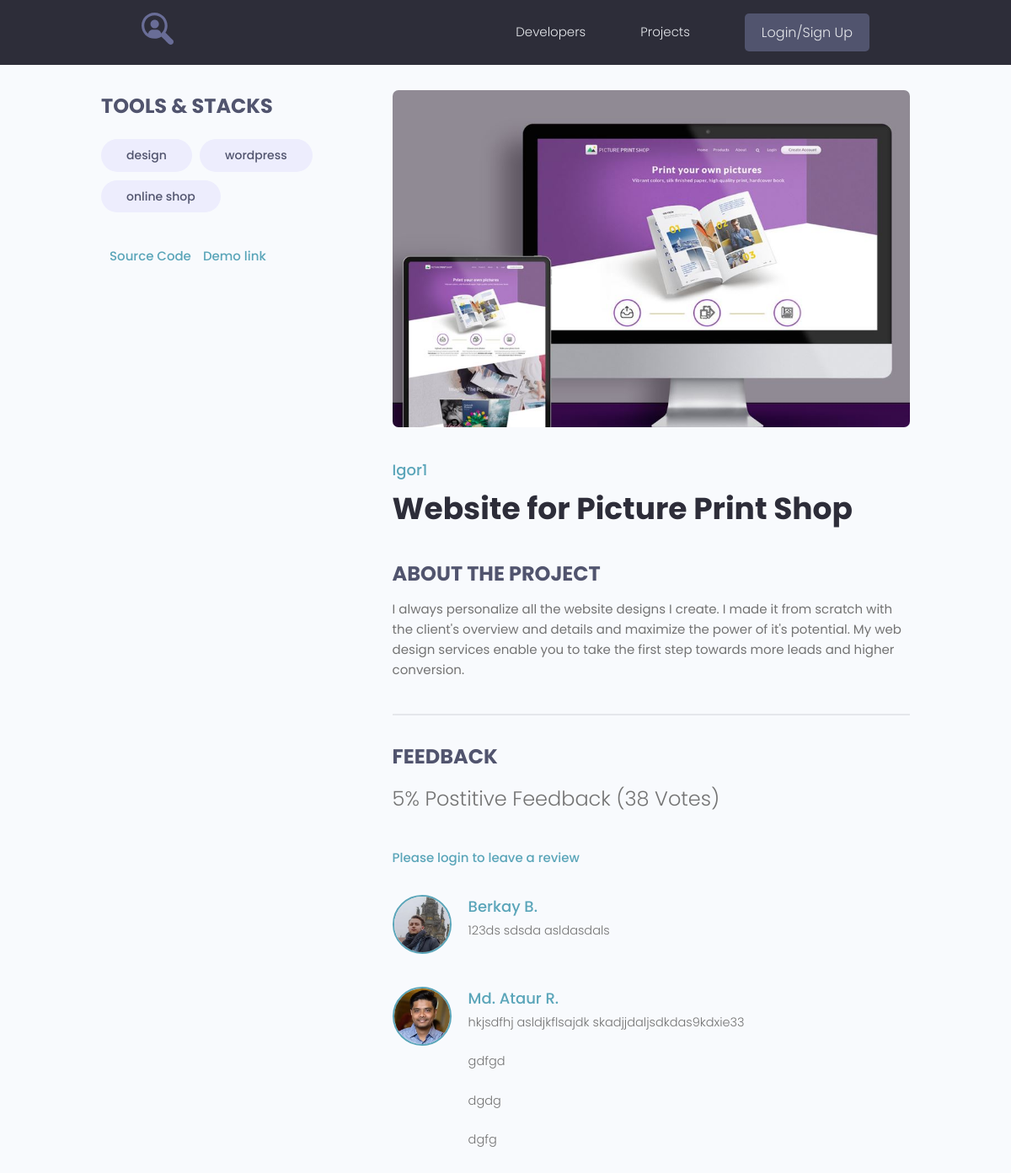
Screenshot of /projects/project/1 with the database file from the repository.
### projects/models.py (models this page shows, shortened)
class Tag(models.Model):
    name = models.CharField(max_length=200)
    created = models.DateTimeField(auto_now_add=True)
    def __str__(self):
        return self.name

class Project(models.Model):
    owner = models.ForeignKey(Profile, on_delete=models.SET_NULL, null=True, blank=True)
    title = models.CharField(max_length=200)
    description = models.TextField(null=True, blank=True)
    feature_images = models.ImageField(upload_to="projects/%Y/%m/%d/", blank=True, default="default.jpg")
    demo_link = models.CharField(max_length=2000, blank=True)
    source_link = models.CharField(max_length=2000, blank=True)
    tags = models.ManyToManyField('Tag', blank=True)
    vote_total = models.IntegerField(default=0, blank=True)
    vote_rating = models.IntegerField(default=0, blank=True)
    created = models.DateTimeField(auto_now_add=True)
    def reviewers(self):
        queryset = self.reveiw_set.all().values_list("owner__id", flat=True)
        return queryset
    class Meta:
        ordering = ['-vote_rating', '-vote_total', '-title']

class Review(models.Model):
    VOTE_TYPE = (
        ('up', 'Up Vote'),
        ('down', 'Down Vote')
    )
    owner = models.ForeignKey(Profile, on_delete=models.CASCADE, null=True)
    project = models.ForeignKey(Project, on_delete=models.CASCADE)
    body = models.TextField(null=True, blank=True)
    value = models.CharField(max_length=20, choices=VOTE_TYPE)
    create = models.DateTimeField(auto_now_add=True)
    class Meta:
        unique_together = ['owner', 'project']

### users/models.py (models this page shows, shortened)
class Profile(models.Model):
    user = models.OneToOneField(User, on_delete=models.CASCADE, null=True, blank=True)  # связь один ко одному
    name = models.CharField(max_length=200, null=True, blank=True)
    email = models.EmailField(max_length=500, null=True, blank=True)
    username = models.CharField(max_length=200, null=True, blank=True)
    short_intro = models.CharField(max_length=200, null=True, blank=True)
    bio = models.TextField(null=True, blank=True)
    profile_image = models.ImageField(upload_to="profiles/", default="profiles/user-default.png", null=True, blank=True)
    social_github = models.CharField(max_length=200, null=True, blank=True)
    social_youtube = models.CharField(max_length=200, null=True, blank=True)
    social_website = models.CharField(max_length=200, null=True, blank=True)
    created = models.DateTimeField(auto_now_add=True)

### projects/views.py (the view, shortened to what this page needs)
# urls.py: path('project/<str:pk>', views.project, name='project'),
def project(request, pk):
    project_obj = Project.objects.get(id=pk)
    form = ReviewForm()
    return render(request, "projects/single-project.html", {'project': project_obj, 'form': form})

### projects/templates/projects/single-project.html (shortened to what this page needs)
{% extends 'projects/base.html' %}
{% block content %}
  <main class="singleProject my-md">
    <div class="container">
      <div class="layout">
        <div class="column column--1of3">
          <h3 class="singleProject__subtitle">Tools & Stacks</h3>
          <div class="singleProject__toolStack">
            {% for tag in project.tags.all %}
            <span class="tag tag--pill tag--sub tag--lg">
              <small>{{ tag }}</small>
            </span>
            {% endfor %}
          </div>
          {% if project.source_link %}
          <a class="singleProject__liveLink" href="{{ project.source_link }}" target="_blank">Source Code
          </a>
          {% endif %}
          {% if project.demo_link %}
          <a class="singleProject__liveLink" href="{{ project.demo_link }}" target="_blank">Demo link
          </a>
          {% endif %}
        </div>
        <div class="column column--2of3">
          <img class="singleProject__preview" src="{{ project.feature_images.url }}" alt="portfolio thumbnail" />
          <a href="{%  url 'user_profile' project.owner.id %}" class="singleProject__developer">{{ project.owner.name }}</a>
          <h2 class="singleProject__title">{{ project.title }}</h2>
          <h3 class="singleProject__subtitle">About the Project</h3>
          <div class="singleProject__info">
            {{ project.description }}
          </div>
          <div class="comments">
            <h3 class="singleProject__subtitle">Feedback</h3>
            <h5 class="project--rating">
              {{ project.vote_rating }}% Postitive Feedback ({{ project.vote_total }} Votes)
            </h5>
            {% if request.user.profile.id in project.reviewers %}
            <p>You have already submitted your review for this project</p>
            {% elif request.user.profile == project.owner %}
            <p>You cannot review your own work</p>
            {% else %}
            <a href="{% url 'login' %}">
              Please login to leave a review
            </a>
            {% endif %}
            <div class="commentList">
              {% for review in project.review_set.all %}
              {% if review.body %}
              <div class="comment">
                <a href="{% url 'user_profile' review.owner.id %}">
                  <img class="avatar avatar--md"
                    src="{{ review.owner.profile_image.url }}" alt="user" />
                </a>
                <div class="comment__details">
                  <a href="{% url 'user_profile' review.owner.id %}" class="comment__author">{{ review.owner.name }}</a>
                  <p class="comment__info">
                    {{ review.body|linebreaksbr }}
                  </p>
                </div>
              </div>
              {% endif %}
              {% endfor %}
            </div>
          </div>
        </div>
      </div>
    </div>
  </main>
{% endblock %}

### projects/static/styles/app.css (style rules this page uses)
:root { --color-sub: #2d2d39; }
img { width: 100%; }
.singleProject .column--1of3 { order: 2; }
@media screen and (min-width: 1081px) { .singleProject .column--1of3 { order: 1; } }
@media screen and (min-width: 1081px) { .singleProject .column--2of3 { order: 2; } }
.singleProject__toolStack { margin-top: 2rem; margin-bottom: 4rem; }
.singleProject__liveLink { font-weight: 500; transition: all 0.3s ease-in-out; border-bottom: 2px solid transparent; }
.singleProject__preview { height: 50vh; object-fit: cover; object-position: top center; margin-bottom: 3rem; border-radius: 0.7rem; }
.singleProject__developer { font-size: 1.8rem; font-weight: 500; }
.singleProject__title { font-size: 3.6rem; font-weight: 700; color: var(--color-sub); margin-bottom: 3rem; }
.project--rating { margin-bottom: 1.6em; margin-top: .5em; }
.singleProject__subtitle { text-transform: uppercase; font-size: 2.4rem; font-weight: 700; color: var(--color-sub-light); margin-bottom: 1rem; }
.comments { margin-top: 4rem; padding-top: 3rem; border-top: 2px solid var(--color-light); }
.commentList { margin: 3rem 0; }
.comment { display: flex; gap: 2rem; }
.comment:not(:last-child) { margin-bottom: 3rem; }
.comment__author { font-size: 1.8rem; }
.comment__info { font-size: 1.45rem; }

### projects/static/uikit/styles/modules/_variables.css (style rules this page uses)
:root { --color-main: #5aa5b9; --color-main-light: #e6faff; --color-sub: #3f4156; --color-sub-light: #51546e; --color-sub-lighter: #ededfd; --color-text: #737373; --color-gray: #8b8b8b; --color-light: #e5e7eb; --color-light-gray: #767676; --color-bg: #f8fafd; --color-white: #fffefd; --color-white-light: #f3f3f3; --color-success: #359e64; --color-success-bg: #def8e8; --color-error: #fc4b0b; --color-error-bg: #fff2ee; --font-base: 'Poppins', arial, helvetica, 'Segoe UI', roboto, ubuntu, sans-serif; --font-monospace: 'Fira Code', 'Courier New', courier, monospace; --font-regular: 300; --font-medium: 500; --font-bold: 700; --generic-shadow: 1px 1px 5px #00000010; --generic-transition: all 0.3s ease-in-out; }

### projects/static/uikit/styles/modules/_base.css (style rules this page uses)
* { margin: 0; padding: 0; box-sizing: border-box; text-rendering: optimizeLegibility; color: inherit; font-size: inherit; }
html { font-size: 50%; }
@media only screen and (min-width: 480px) { html { font-size: 56.25%; } }
@media only screen and (min-width: 1200px) { html { font-size: 62.5%; } }
body { line-height: 1.6; font-weight: 400; font-size: 1.5rem; color: var(--color-text); background-color: var(--color-bg); min-height: 100vh; }

### projects/static/uikit/styles/modules/_typography.css (style rules this page uses)
* { font-family: var(--font-base); }
h2 { font-size: 3.6rem; font-weight: var(--font-bold); }
h3 { font-size: 3.2rem; font-weight: var(--font-medium); }
h5 { font-size: 2.4rem; font-weight: var(--font-medium); }
h5, h6 { font-weight: var(--font-regular); }
p, span, strong { font-size: 1.6rem; color: var(--color-text); font-weight: var(--font-regular); }
a { padding-bottom: 2px; text-decoration: none; display: inline-block; color: var(--color-main); font-weight: var(--font-medium); }

### projects/static/uikit/styles/modules/_utilities.css (style rules this page uses)
.container { width: 92%; max-width: 165rem; margin: 0 auto; box-sizing: border-box; }
@media screen and (min-width: 1000px) { .container { width: 90%; } }
@media screen and (min-width: 1200px) { .container { width: 80%; } }
.my-md { margin: 3rem auto; }

### projects/static/uikit/styles/modules/_avatar.css (style rules this page uses)
.avatar { border-radius: 50%; border: 2px solid var(--color-main); object-fit: cover; }
.avatar--md { height: 7rem; width: 7rem; }

### projects/static/uikit/styles/modules/_tag.css (style rules this page uses)
.tag { display: inline-flex; align-items: center; background-color: var(--color-sub); height: -webkit-fit-content; height: -moz-fit-content; height: fit-content; width: -webkit-fit-content; width: -moz-fit-content; width: fit-content; border-radius: 0.5rem; padding: 0.5rem 1.5rem; font-size: 1.2rem; cursor: pointer; }
.tag:not(:last-child) { margin-right: 0.25rem; margin-bottom: 0.75rem; }
.tag > small { color: var(--color-white); }
.tag--pill { border-radius: 5rem; }
.tag--sub, .tag--sub > small { background: var(--color-sub-lighter); color: var(--color-sub-light); font-weight: 500; }
.tag--lg { padding: 0.8rem 3rem; font-size: 1.4rem; }
.tag--lg:not(:last-child) { margin-right: 0.5rem; margin-bottom: 1rem; }

### projects/static/uikit/styles/modules/_layout.css (style rules this page uses)
.layout { display: flex; flex-flow: row wrap; justify-content: space-between; }
.layout > .column { margin-bottom: 3rem; }
.layout > .column.column--1of3 { flex-basis: 30%; }
.layout > .column.column--2of3 { flex-basis: 64%; }

### rows the page displays
Tag: name "design"
Tag: name "wordpress"
Tag: name "online shop"
Project: feature_images (picture), owner.name "Igor1", title "Website for Picture Print Shop", description "I always personalize all the website designs I create. I made it from scratch with the client's overview and details and maximize the power of it's potential. My web design services enable you to take the first step towards more leads and higher conversion.", vote_rating "5", vote_total "38"
Review: owner.profile_image (picture), owner.name "Berkay B.", body "123ds sdsda asldasdals"
Review: owner.profile_image (picture), owner.name "Md. Ataur R.", body "hkjsdfhj asldjkflsajdk skadjjdaljsdkdas9kdxie33 gdfgd dgdg dgfg"
